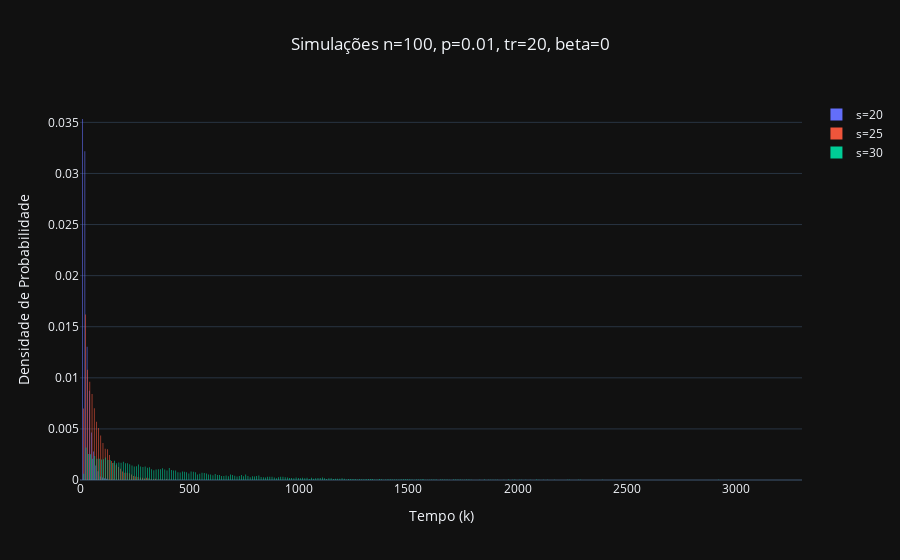

The code cell stored with this chart in its notebook:
### Markdown cell above
#### Casos $\beta = 0$

- $n = 100$, $p = 0.01$, $\forall s \in \{40, 45, 50\}$, $t_R = 20$
- $n = 100$, $p = 0.01$, $s = 50$, $\forall t_R \in \{30, 40, 50\}$

### Code cell
traces = []

for s in [20, 25, 30]:
    traces.append(build_simulation_trace(
        f"s={s}",
        100,
        0.01,
        s,
        20,
        0,
        bin_size=10
    ))
    
plot_traces(traces, "Simulações n=100, p=0.01, tr=20, beta=0")

### Figure 1 — Plotly figure (JSON) as saved in the notebook; plotly's stock layout.template omitted (floating-point values rounded to 4 significant figures; data arrays with more than 128 entries replaced by an {"elided": "..."} marker saying what was removed)
{"data": [{"histnorm": "probability density", "name": "s=20", "type": "histogram", "x": {"elided": "10000 int values"}, "xbins": {"end": 100000, "size": 10, "start": 0}}, {"histnorm": "probability density", "name": "s=25", "type": "histogram", "x": {"elided": "10000 int values"}, "xbins": {"end": 100000, "size": 10, "start": 0}}, {"histnorm": "probability density", "name": "s=30", "type": "histogram", "x": {"elided": "10000 int values"}, "xbins": {"end": 100000, "size": 10, "start": 0}}], "layout": {"barmode": "group", "title": {"text": "Simulações n=100, p=0.01, tr=20, beta=0", "x": 0.5, "xanchor": "center"}, "xaxis": {"title": {"text": "Tempo (k)"}}, "yaxis": {"title": {"text": "Densidade de Probabilidade"}}}}
